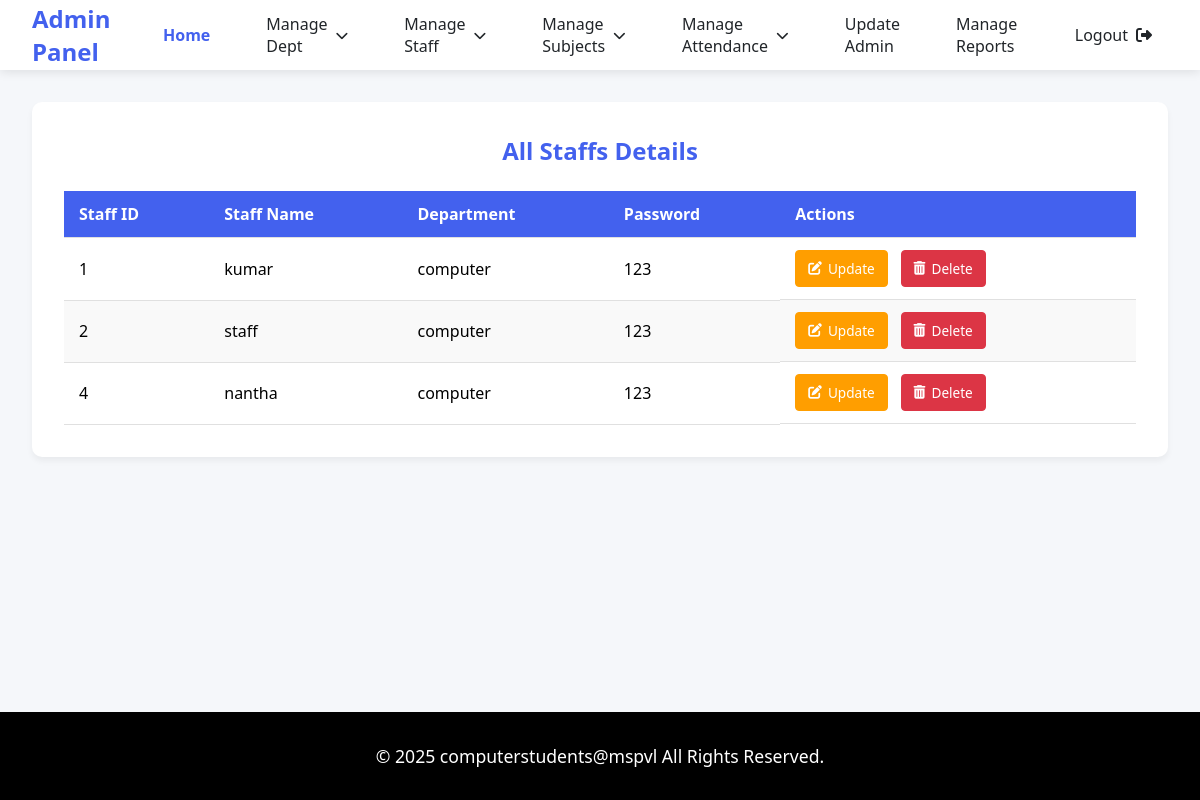
The page /view_staff on the database its author committed.
### tables this page shows
CREATE TABLE "users_tb" (
	"userid"	INTEGER NOT NULL UNIQUE,
	"username"	TEXT NOT NULL,
	"dept"	TEXT NOT NULL,
	"pass"	TEXT NOT NULL,
	PRIMARY KEY("userid")
);

### app.py (the view)
@app.route('/view_staff')
def view_staff():
    con = sqlite3.connect('spm_db.db')
    cur = con.cursor()
    cur.execute("SELECT * FROM users_tb")
    data = cur.fetchall()
    con.close()
    return render_template('admin/view_staff.html', data = data)

### templates/admin/view_staff.html (shortened to what this page needs)
<!DOCTYPE html>
<html lang="en">
<head>
    <link rel="stylesheet" href="https://cdnjs.cloudflare.com/ajax/libs/font-awesome/6.4.0/css/all.min.css">
    <link rel="stylesheet" href="static/css/style.css">
</head>
<body>
    <nav class="navbar">
        <a href="#" class="navbar-brand">Admin Panel</a>
        <div class="nav-menu">
            <a href="{{url_for('admin_dashboard')}}" class="nav-item active">Home</a>
            <div class="dropdown">
                <a href="#" class="nav-item dropdown-toggle">Manage Dept</a>
            </div>
            <div class="dropdown">
                <a href="#" class="nav-item dropdown-toggle">Manage Staff</a>
            </div>
            <div class="dropdown">
                <a href="#" class="nav-item dropdown-toggle">Manage Subjects</a>
            </div>
            <div class="dropdown">
                <a href="#" class="nav-item dropdown-toggle">Manage Attendance</a>
            </div>
            <a href="{{url_for('update_admin')}}" class="nav-item">Update Admin</a>
            <a href="{{url_for('generate_report')}}" class="nav-item">Manage Reports</a>
            <a href="{{url_for('home')}}"class="nav-item" id="logout-link">
                <span>Logout</span>
                <i class="fas fa-sign-out-alt"></i>
            </a>
        </div>
    </nav>
    <div class="main-content">
        <div class="table-container">
            <h2>All Staffs Details</h2>
            <table class="dept-table">
                <thead>
                    <tr>
                        <th>Staff ID</th>
                        <th>Staff Name</th>
                        <th>Department</th>
                        <th>Password </th>
                        <th>Actions</th>
                    </tr>
                </thead>
                <tbody>
                    {% for row in data %}
                    <tr>
                        <td>{{ row[0] }}</td>
                        <td>{{ row[1] }}</td>
                        <td>{{ row[2] }}</td>
                        <td>{{ row[3] }}</td>
                        <td class="action-buttons">
                            <a href="{{ url_for('update_staff_form', userid=row[0],username=row[1],dept=row[2],password=row[3]) }}" class="btn-update">
                                <i class="fas fa-edit"></i> Update
                            </a>
                            <a href="{{ url_for('delete_staff', userid=row[0]) }}" class="btn-delete" onclick="return confirm('Are you sure you want to delete this department?')">
                                <i class="fas fa-trash-alt"></i> Delete
                            </a>
                        </td>
                    </tr>
                    {% endfor %}
                </tbody>
            </table>
        </div>
    </div>
    <footer class="footer">
        <p class="copyright">© 2025 computerstudents@mspvl All Rights Reserved.</p>
    </footer>
</body>
</html>

### static/css/style.css (style rules this page uses)
:root { --primary: #4361ee; --primary-dark: #3a0ca3; --secondary: #4cc9f0; --light: #f8f9fa; --dark: #212529; --success: #38b000; --warning: #ff9e00; }
* { margin: 0; padding: 0; box-sizing: border-box; font-family: 'Segoe UI', Tahoma, Geneva, Verdana, sans-serif; }
body { background-color: #f5f7fa; display: flex; flex-direction: column; min-height: 100vh; }
.navbar { background: white; box-shadow: 0 2px 10px rgba(0,0,0,0.1); padding: 0 2rem; height: 70px; display: flex; justify-content: space-between; align-items: center; position: fixed; width: 100%; top: 0; z-index: 1000; }
.navbar-brand { font-size: 1.5rem; font-weight: 700; color: var(--primary); text-decoration: none; }
.nav-menu { display: flex; gap: 1.5rem; height: 100%; }
.nav-item { display: flex; align-items: center; padding: 0 1rem; color: var(--dark); text-decoration: none; font-weight: 500; height: 100%; transition: all 0.3s; position: relative; }
.nav-item.active { color: var(--primary); font-weight: 600; }
.dropdown { position: relative; height: 100%; }
.dropdown-toggle::after { content: '\f078'; font-family: 'Font Awesome 6 Free'; font-weight: 900; margin-left: 8px; font-size: 0.8rem; }
#logout-link i { margin-left: 0.5rem; }
.main-content { margin-top: 70px; padding: 2rem; flex: 1; }
.footer { background: black; color: white; padding: 2rem; text-align: center; margin-top: auto; font-size: 1.1rem; }
.copyright { font-weight: 500; }
.table-container { background: white; border-radius: 10px; padding: 2rem; box-shadow: 0 4px 6px rgba(0,0,0,0.05); margin-bottom: 2rem; }
.table-container h2 { color: var(--primary); margin-bottom: 1.5rem; text-align: center; font-size: 1.5rem; }
.dept-table { width: 100%; border-collapse: collapse; margin-top: 1rem; }
.dept-table th, .dept-table td { padding: 12px 15px; text-align: left; border-bottom: 1px solid #e0e0e0; }
.dept-table th { background-color: var(--primary); color: white; font-weight: 600; position: sticky; top: 0; }
.dept-table tr:nth-child(even) { background-color: #f9f9f9; }
.action-buttons { display: flex; gap: 0.8rem; }
.btn-update, .btn-delete, .btn-merge { padding: 8px 12px; border-radius: 4px; font-size: 0.85rem; text-decoration: none; display: inline-flex; align-items: center; gap: 6px; transition: all 0.2s ease; font-weight: 500; }
.btn-update { background-color: var(--warning); color: white; border: 1px solid var(--warning); }
.btn-delete { background-color: #dc3545; color: white; border: 1px solid #dc3545; }

### rows shown on the page
users_tb: userid "1", username "kumar", dept "computer", pass "123"
users_tb: userid "2", username "staff", dept "computer", pass "123"
users_tb: userid "4", username "nantha", dept "computer", pass "123"
